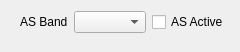
<?xml version="1.0" encoding="UTF-8"?>
<ui version="4.0">
 <class>KSTASActiveFrame</class>
 <widget class="MinosPanel" name="KSTASActiveFrame">
  <property name="geometry">
   <rect>
    <x>0</x>
    <y>0</y>
    <width>240</width>
    <height>52</height>
   </rect>
  </property>
  <property name="windowTitle">
   <string>Frame</string>
  </property>
  <layout class="QVBoxLayout" name="verticalLayout">
   <item>
    <layout class="QHBoxLayout" name="horizontalLayout">
     <item>
      <spacer name="horizontalSpacer">
       <property name="orientation">
        <enum>Qt::Orientation::Horizontal</enum>
       </property>
       <property name="sizeHint" stdset="0">
        <size>
         <width>40</width>
         <height>20</height>
        </size>
       </property>
      </spacer>
     </item>
     <item>
      <widget class="QLabel" name="label_3">
       <property name="text">
        <string>AS Band</string>
       </property>
      </widget>
     </item>
     <item>
      <widget class="QComboBox" name="asBandCombo"/>
     </item>
     <item>
      <widget class="QCheckBox" name="ASActivecb">
       <property name="text">
        <string>AS Active</string>
       </property>
      </widget>
     </item>
    </layout>
   </item>
   <item>
    <spacer name="verticalSpacer">
     <property name="orientation">
      <enum>Qt::Orientation::Vertical</enum>
     </property>
     <property name="sizeHint" stdset="0">
      <size>
       <width>20</width>
       <height>1</height>
      </size>
     </property>
    </spacer>
   </item>
  </layout>
 </widget>
 <customwidgets>
  <customwidget>
   <class>MinosPanel</class>
   <extends>QFrame</extends>
   <header>minospanel.h</header>
   <container>1</container>
  </customwidget>
 </customwidgets>
 <resources/>
 <connections/>
</ui>
